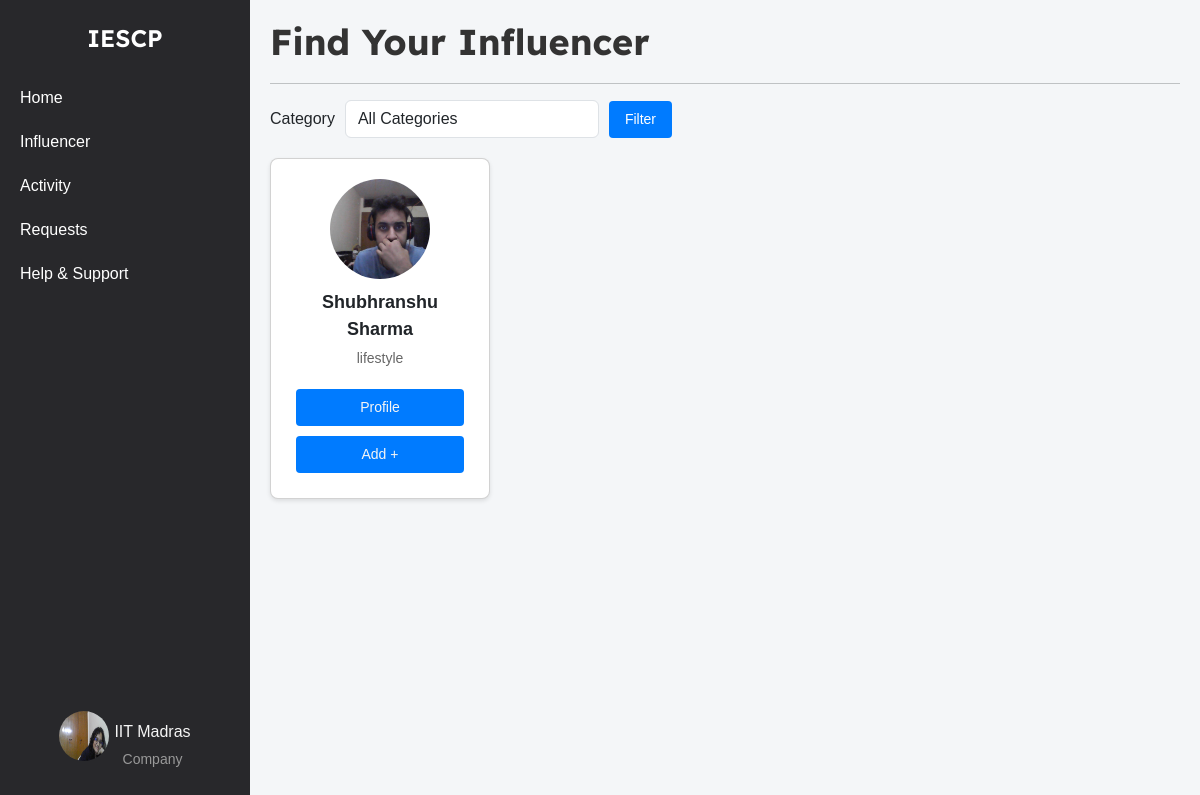
Page /company/influencer_search (signed in) on the committed database.
### models.py (models this page shows)
class Company(db.Model):
    __tablename__ = 'company'
    id = db.Column(db.Integer, primary_key=True)
    company_name = db.Column(db.String(100), nullable=False)
    username = db.Column(db.String(50), unique=True, nullable=False)
    email = db.Column(db.String(120), unique=True, nullable=False)
    password_hash = db.Column(db.String(128), nullable=False)
    phone_number = db.Column(db.String(20), nullable=False)
    address = db.Column(db.String(200), nullable=False)
    industry = db.Column(db.String(100), nullable=False)
    other_industry = db.Column(db.String(100), nullable=True)
    website = db.Column(db.String(200), nullable=False)
    description = db.Column(db.Text, nullable=False)
    social_media_link = db.Column(db.String(200), nullable=False)
    logo = db.Column(db.String(200), nullable=False)
    campaigns = db.relationship('Campaign', backref='company', lazy=True)

class Influencer(db.Model):
    __tablename__ = 'influencers'
    id = db.Column(db.Integer, primary_key=True)
    name = db.Column(db.String(255), nullable=False)
    username = db.Column(db.String(255), unique=True, nullable=False)
    email = db.Column(db.String(255), unique=True, nullable=False)
    password_hash = db.Column(db.String(255), nullable=False)
    category = db.Column(db.String(255), nullable=False)
    interest = db.Column(db.String(255), nullable=False)
    reach = db.Column(db.Integer, nullable=False)
    social_media_links = db.Column(db.String(255), nullable=False)
    bio = db.Column(db.String(255), nullable=False)
    profile_picture = db.Column(db.String(255), nullable=False)
    campaigns = db.relationship('Campaign', secondary=influencer_campaign_association, back_populates='influencers')

### company_routes.py (the view)
@app.route('/company/influencer_search', methods=['GET'])
@company_auth_required
def influencer_search():
    user = Company.query.get(session['company_id'])
    selected_category = request.args.get('category', '')
    if selected_category:
        influencers = Influencer.query.filter_by(category=selected_category).all()
    else:
        influencers = Influencer.query.all()
    categories = [
        "fashion",
        "beauty",
        "fitness and health",
        "travel",
        "food and beverage",
        "lifestyle",
        "finance",
        "automotive",
        "entertainment",
        "education",
        "business",
        "art and design",
        "sports",
        "sustainability and environmental",
        "politics and social issues"
    ]
    return render_template(
        'influencer_search.html',
        influencers=influencers,
        categories=categories,
        selected_category=selected_category,
        user=user
    )

### company_routes.py (called while the page is built)
def company_auth_required(func):
    @wraps(func)
    def func3(*args, **kwargs):
        if 'company_id' in session:
            return func(*args, **kwargs)
        else:
            flash("Please login first")
            return redirect(url_for('company_login'))
    return func3

### templates/influencer_search.html (shortened to what this page needs)
{% extends 'layout.html' %}
{% block content %}
<div class="container-box">
    <div class="sidebar">
        <div class="logo">IESCP</div>
        <ul>
            <li><a href="{{url_for('company_home')}}">Home</a></li>
            <li><a href="{{ url_for('influencer_search') }}">Influencer</a></li>
            <li><a href="{{ url_for('company_activity') }}">Activity</a></li>
            <li><a href="#">Requests</a></li>
            <li><a href="#">Help & Support</a></li>
        </ul>
        <div class="profile">
            <a href="{{ url_for('company_dashboard') }}">
                <img src="{{ url_for('static', filename='profile_upload/company/' + user.username + '/' + user.logo) }}" alt="Profile Picture">
                <div class="profile-name-category">
                    <span class="company_name">{{ user.company_name }}</span>
                    <span class="category">Company</span>
                </div>
            </a>
        </div>
    </div>
    <div class="main-content">
        <h1>Find Your Influencer</h1>
        <hr>
        <div class="filter-container">
            <form method="GET" action="{{ url_for('influencer_search') }}" class="form-inline">
                <div class="form-group">
                    <label for="category" class="mr-2">Category</label>
                    <select name="category" id="category" class="form-control">
                        <option value="">All Categories</option>
                    </select>
                </div>
                <button type="submit" class="btn btn-primary">Filter</button>
            </form>
        </div>
        <div class="card-container">
            {% for influencer in influencers %}
            <div class="card profile-card" data-category="{{ influencer.category }}">
                <img src="{{ url_for('static', filename='profile_upload/influencer/' + influencer.username + '/' + influencer.profile_picture) }}" alt="Profile Picture">
                <div class="name">{{ influencer.name }}</div>
                <div class="category">{{ influencer.category }}</div>
                <button class="btn-primary"><a href="{{ influencer.social_media_links }}" target="_blank">Profile</a></button>
                <button class="btn-primary"><a href="#">Add +</a></button>
            </div>
            {% endfor %}
        </div>
    </div>
</div>
{% endblock %}

### templates/influencer_search.html (style rules this page uses)
html, body { height: 100%; margin: 0; padding: 0; }
body { font-family: Arial, sans-serif; background-color: #f4f6f8; }
.container-box { display: flex; width: 100%; height: 100vh; }
a { text-decoration: none; color: whitesmoke; }
.sidebar { width: 250px; background-color: #28282B; color: white; display: flex; flex-direction: column; align-items: center; padding-top: 20px; position: sticky; top: 0; height: 100vh; overflow: auto; }
.sidebar .logo { font-size: 24px; font-weight: bold; margin-bottom: 20px; font-family: 'Lexend Deca', sans-serif; font-weight: 600; }
.sidebar ul { list-style-type: none; padding: 0; width: 100%; }
.sidebar ul li { width: 100%; }
.sidebar ul li a { display: block; padding: 10px 20px; color: white; text-decoration: none; }
.sidebar .profile { margin-top: auto; text-align: center; padding: 10px; }
.profile .category { font-size: 14px; color: #999; margin-top: 5px; }
.sidebar .profile img { width: 50px; height: 50px; border-radius: 50%; margin-bottom: 5px; }
.profile { display: flex; flex-direction: column; align-items: center; text-align: center; padding: 10px; margin-bottom: 20px; }
.profile a { display: flex; align-items: center; text-align: center; justify-content: center; gap: 5px; }
.profile-name-category { display: flex; flex-direction: column; align-items: center; text-align: center; justify-content: center; padding-top: 13px; }
.main-content { flex: 1; padding: 20px; overflow-y: auto; }
.main-content h1 { font-size: 36px; font-weight: bold; font-family: 'Lexend Deca', sans-serif; color: #333; margin-bottom: 20px; }
.filter-container { margin-bottom: 20px; }
.filter-container .form-inline { display: flex; align-items: center; flex-wrap: wrap; }
.filter-container .form-inline .form-group { display: flex; align-items: center; margin-right: 10px; gap: 10px; }
.filter-container .form-inline .btn { background-color: #007bff; color: white; border: none; padding: 8px 16px; font-size: 14px; cursor: pointer; border-radius: 4px; transition: background-color 0.3s ease; }
.form-inline select { height: 38px; }
.card-container { display: flex; flex-wrap: wrap; gap: 20px; }
.card { background-color: white; border-radius: 8px; box-shadow: 0 2px 4px rgba(0, 0, 0, 0.1); padding: 20px; text-align: center; width: 220px; position: relative; transition: box-shadow 0.3s ease, transform 0.3s ease; }
.card img { border-radius: 50%; margin-bottom: 10px; width: 100px; height: 100px; object-fit: cover; display: block; margin-left: auto; margin-right: auto; }
.card .name { font-size: 18px; font-weight: bold; margin-bottom: 5px; word-wrap: break-word; }
.card .category { font-size: 14px; color: #666; margin-bottom: 15px; }
.card button { background-color: #007bff; color: white; border: none; padding: 8px 12px; font-size: 14px; cursor: pointer; border-radius: 4px; margin: 5px; transition: background-color 0.3s ease; }
.btn-primary { background-color: #007bff; color: white; border: none; padding: 8px 16px; font-size: 14px; cursor: pointer; border-radius: 4px; text-align: center; display: inline-block; transition: background-color 0.3s ease; }

### rows in the picture
Company: username+logo (picture), company_name "IIT Madras"
Influencer: username+profile_picture (picture), name "Shubhranshu Sharma", category "lifestyle"
